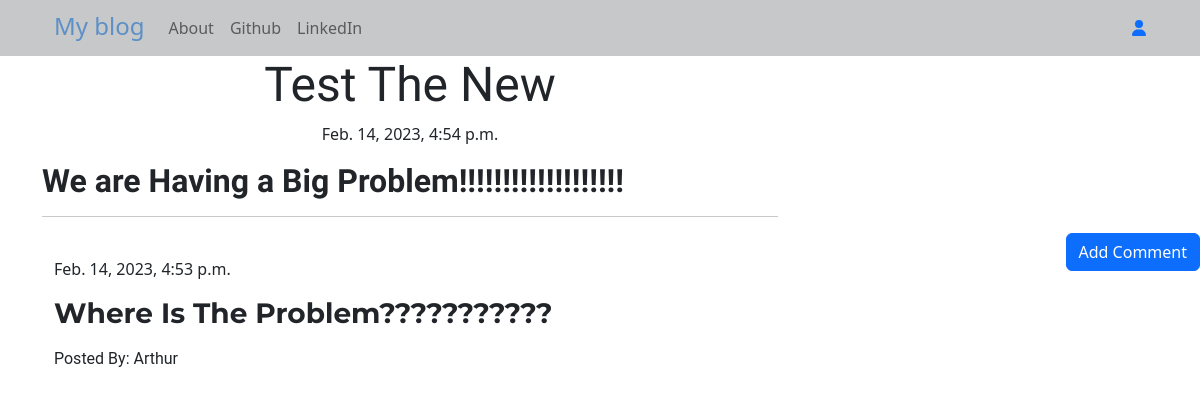
Screenshot of /post/3 with the database file from the repository.
### basic_app/models.py (models this page shows, shortened)
class Post(models.Model):
    author = models.ForeignKey('auth.User', on_delete=models.CASCADE)  # Authorization of user
    title = models.CharField(max_length=200)
    text = models.TextField()
    creation_date = models.DateTimeField(default=timezone.now)
    publication_date = models.DateTimeField(blank=True, null=True)  # null or blank

class Comment(models.Model):
    post = models.ForeignKey('basic_app.Post', related_name='comments', on_delete=models.CASCADE)
    author = models.CharField(max_length=200)
    text = models.TextField()
    creation_date = models.DateTimeField(default=timezone.now)
    approved_comments = models.BooleanField(default=False)

### basic_app/views.py (the view)
# urls.py: path('post/<int:pk>', views.PostDetailView.as_view(), name='post_detail'),
class PostDetailView(DetailView):
    model = Post

### basic_app/templates/basic_app/post_detail.html (shortened to what this page needs)
{% extends "basic_app/base.html" %}
{% block content %}
    <h1 class="post-title loader">{{ post.title }}</h1>
    {% if post.publication_date %}
        <div class="date postdate">
        {{ post.publication_date }}
        </div>
    {% else %}
        <a class="btn btn-outline-primary" href="{% url 'post_publish' pk=post.pk %}">Publish</a>
    {% endif %}
    <p class="post-content">{{ post.text|safe|linebreaksbr }}</p>
    <hr>
    <a class="btn btn-primary btn-comment" href="{% url 'add_comment_to_post' pk=post.pk %}">Add Comment</a>
    <div class="container">
    {% for comment in post.comments.all %}
        <br>
        {% if user.is_authenticated or comment.approved_comments %}
            {{ comment.creation_date }}
            <p>{{ comment.text|safe|linebreaks }}</p>
            <p>Posted By: {{ comment.author }}</p>
        {% endif %}
        {% empty %}
        <p>NO Comments!</p>
    {% endfor %}
    </div>
{% endblock %}

### basic_app/static/css/blog.css (style rules this page uses)
h1 { font-family: 'Montagu Slab', serif; }
h2 { font-family: 'MonteCarlo', cursive; }
h3 { font-family: 'Montserrat', sans-serif; }
p { font-family: "Roboto", "Lucida Grande", "DejaVu Sans", "Bitstream Vera Sans", Verdana, Arial, sans-serif }
.postdate { text-align: center; }
.post-title { font-family: 'MonteCarlo', cursive; font-size: 3em; text-align: center; }
.post-content { font-family: Consolas, "Liberation Mono", Menlo, Courier, monospace; font-size: 1.5em; }
.btn-comment { position: absolute; right: 0; }
.loader { filter: hue-rotate(0deg); animation: hue 10000ms infinite linear; }

### rows the page displays
Post: title "Test The New", publication_date "Feb. 14, 2023, 4:54 p.m.", text "We are Having a Big Problem!!!!!!!!!!!!!!!!!!!"
Comment: creation_date "Feb. 14, 2023, 4:53 p.m.", text "Where Is The Problem???????????", author "Arthur"
